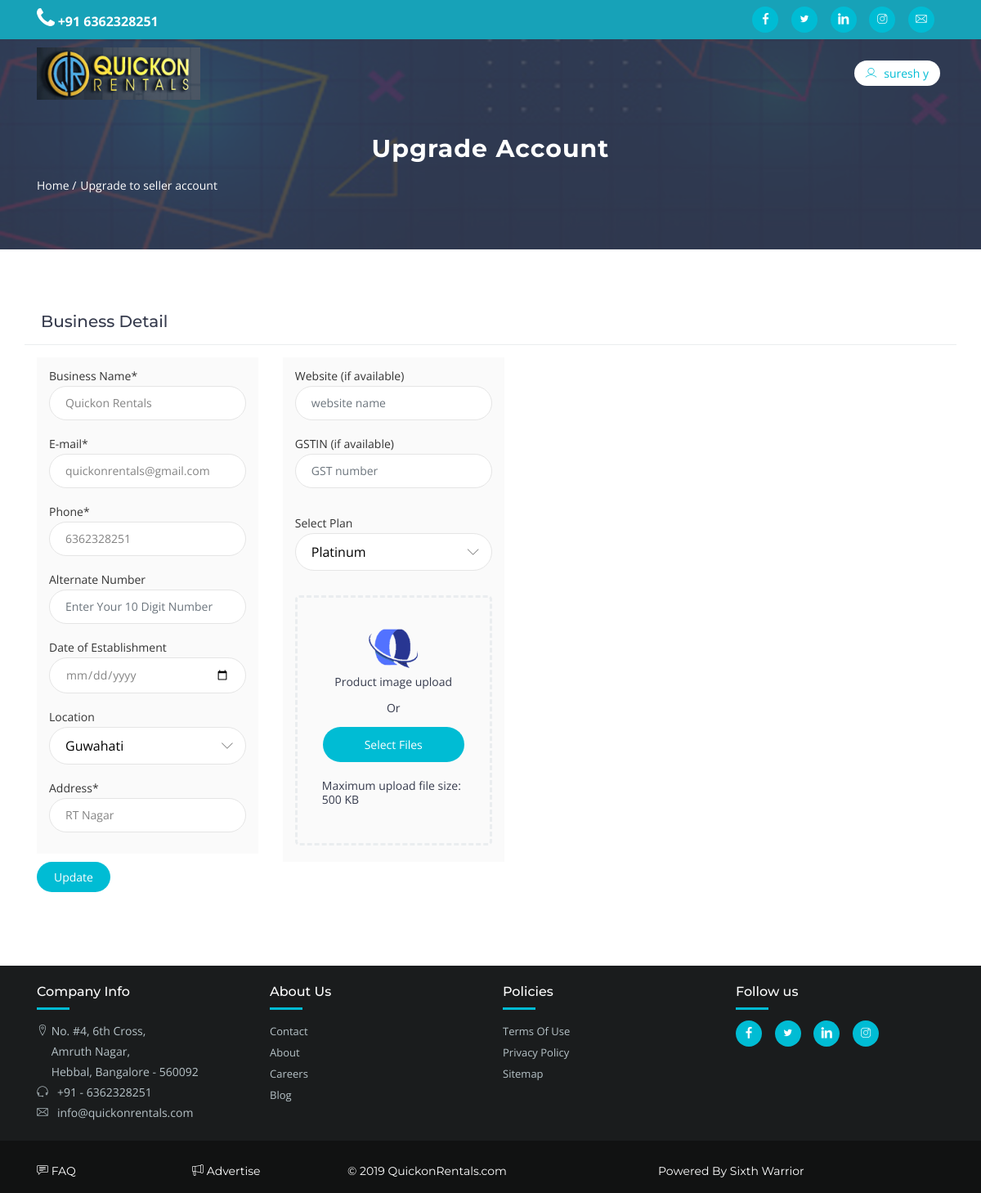
The app's page /seller-edit-profile.php?id=15 (signed in) with its own data.
### tables this page shows
CREATE TABLE `sellers` (
  `id` bigint(20) UNSIGNED NOT NULL,
  `bname` text NOT NULL,
  `email` text NOT NULL,
  `phone` text NOT NULL,
  `aphone` text NOT NULL,
  `estab` date NOT NULL,
  `location` text NOT NULL,
  `address` text NOT NULL,
  `website` text NOT NULL,
  `gstin` text NOT NULL,
  `plan` text NOT NULL,
  `image` text NOT NULL,
  `users_id` bigint(20) UNSIGNED NOT NULL
);

### seller-edit-profile.php (the view, shortened to what this page needs)
<?php
    include("conn.php");
    if(isset($_GET['id'])&&isset($_SESSION['id'])){
        $seller = $_GET['id'];
        $logged  = $_SESSION['id'];
        if($seller!=$logged) {
            header("Location: seller-dashboard.php");
        }
        else {
            $users_id = $_SESSION['id'];
            $sellerQ = "SELECT * FROM sellers WHERE users_id='$users_id' ";
            $result = mysqli_query($db,$sellerQ);
            $row = mysqli_fetch_array($result, MYSQLI_ASSOC);
        }
    }
    else header("Location: seller-dashboard.php");
    include("header.php");
?>
<div class="page-header" style="background: url(assets/img/banner1.jpg);">
   <div class="container">
      <div class="row">
         <div class="col-md-12">
            <div class="breadcrumb-wrapper">
               <h2 class="product-title">Upgrade Account</h2>
               <ol class="breadcrumb">
                  <li><a href="#">Home /</a></li>
                  <li class="current">Upgrade to seller account</li>
               </ol>
            </div>
         </div>
      </div>
   </div>
</div>
<div id="content" class="section-padding">
   <div class="container">
      <div class="row">
        <div class="dashboard-box" style="margin-bottom: 15px;">
          <h2 class="dashbord-title">Business Detail</h2>
        </div>
        <form action="seller-edit-process.php" method="POST"  enctype="multipart/form-data" onsubmit="return validateform()">
         <div class="col-sm-12 col-md-8 col-lg-10 col-offset-lg-1">
            <div class="row page-content">
               <div class="col-xs-12 col-sm-12 col-md-12 col-lg-6">
                  <div class="inner-box">
                     <div class="dashboard-wrapper">
                        <div class="form-group mb-3">
                           <label class="control-label">Business Name*</label>
                           <input class="form-control input-md" name="bname" placeholder="Business Name" value="<?= $row['bname'] ?>"  type="text" required>
                        </div>
                        <div class="form-group mb-3">
                           <label class="control-label">E-mail*</label>
                           <input class="form-control input-md" name="bemail" placeholder="Business E-Mail" value="<?= $row['email'] ?>" type="email" pattern="[a-z0-9._%+-]+@[a-z0-9.-]+\.[a-z]{2,}$" required>
                        </div>
                         <div class="form-group mb-3">
                           <label class="control-label">Phone*</label>
                           <input class="form-control input-md" name="phone" placeholder="Enter Your 10 Digit Number" value="<?= $row['phone'] ?>"  type="tel" pattern="[6789][0-9]{9}" required>
                        </div>
                        <div class="form-group mb-3">
                           <label class="control-label">Alternate Number</label>
                           <input class="form-control input-md" name="altphone" placeholder="Enter Your 10 Digit Number" value="<?= $row['aphone'] ?>"  pattern="[6789][0-9]{9}" type="tel">
                        </div>
                        <div class="form-group mb-3">
                           <label class="control-label">Date of Establishment</label>
                           <input class="form-control input-md" name="est" type="date"  value="<?= $row['estab'] ?>" >
                        </div>
                        <div class="form-group mb-3 tg-inputwithicon">
                           <label class="control-label">Location</label>
                           <div class="tg-select form-control">
                              <select name="location" id="location">
                                    <?php
                                        $locQ = "SELECT * FROM location";
                                        $result2 = mysqli_query($db,$locQ);
                                        while($row2 = mysqli_fetch_array($result2, MYSQLI_ASSOC)){
                                            $selected = "";
                                            if($row['location']==$row2['id']) $selected = "selected";
                                            echo("<option value=$row2[id] $selected>$row2[location]</option>\n");
                                        }
                                    ?>
                               </select>
                           </div>
                        </div>
                        <div class="form-group mb-3">
                           <label class="control-label">Address*</label>
                           <input class="form-control input-md" name="address" type="text" required value="<?= $row['address'] ?>" >
                        </div>
                     </div>
                  </div>
               </div>
               <div class="col-xs-12 col-sm-12 col-md-12 col-lg-6">
                  <div class="inner-box">
                     <div class="dashboard-wrapper">
                        <div class="form-group mb-3">
                           <label class="control-label">Website (if available)</label>
                           <input class="form-control input-md" name="website" placeholder="website name" value="<?= $row['website'] ?>"  type="text">
                        </div>
                        <div class="form-group md-3">
                           <label class="control-label">GSTIN (if available)</label>
                           <input class="form-control input-md" name="gstin" placeholder="GST number" value="<?= $row['gstin'] ?>" >
                        </div>
                        <div class="form-group md-3 tg-inputwithicon">
                           <label class="control-label">Select Plan</label>
            				<div class="tg-select form-control">
            				<select name="plan">
            				<option value="platinum" <?php if($row['plan']=="platinum") echo("selected"); ?>>Platinum</option>
            				</select>
            				</div>
                        </div>
	                        <label class="tg-fileuploadlabel" for="tg-photogallery">
	                        <img id="preview_img" src="/user_images/<?= $row['image'] ?>" width="64px" height="64px" alt="" />
	                        <span>Product image upload</span>
	                        <span>Or</span>
	                        <span class="btn btn-common">Select Files</span>
	                        <span>Maximum upload file size: 500 KB</span>
	                        </label>
                     </div>
                  </div>
               </div>
               <div class="col-xs-12 col-sm-12 col-md-12 col-lg-6">
	             <div class="form-group md-3">
		           <button class="btn btn-common" type="submit" name="submit">Update</button>
		       </div>
	            </div>
	       </div>
	       </form>
         </div>
      </div>
   </div>
<?php
    include("footer.php");
?>

### records on screen
sellers: bname "Quickon Rentals", bemail "quickonrentals@gmail.com", phone "6362328251", address "RT Nagar", plan "Platinum", image (picture)

### other values on screen
$_SESSION[fname] "suresh"
$_SESSION[lname] "y"
form field location "Guwahati"
